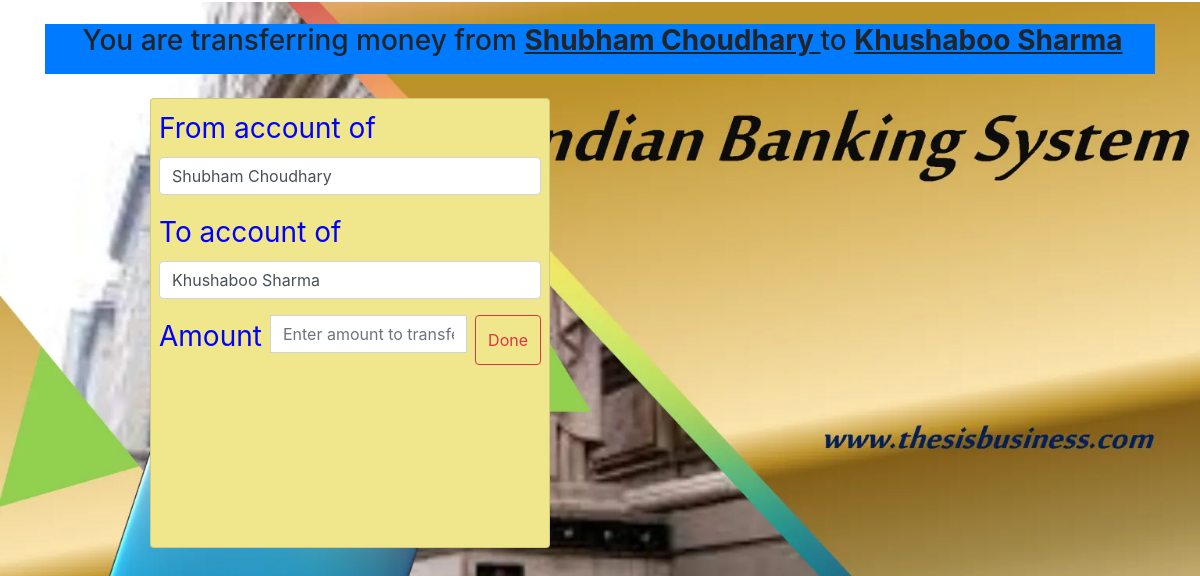
The app's page /1/customer/2 with its own data.
### bankingSystem/models.py (models this page shows, shortened)
class Customer(models.Model):
    name = models.CharField(max_length= 50)
    email = models.EmailField(max_length=150)
    current_balance = models.FloatField()

### bankingSystem/views.py (the view)
# urls.py: path('<int:from_id>/customer/<int:to_id>',views.money_transfer),
def money_transfer(request, from_id, to_id):
    from_customer = Customer.objects.filter(id = from_id)
    to_customer = Customer.objects.filter(id = to_id)
    return render(request, 'transfer.htm' ,{'from_customer':from_customer[0], 'to_customer': to_customer[0]})

### template/transfer.htm (shortened to what this page needs)
{% extends 'home.htm' %}
{% block body%}
<div class="container my-4">
<div id ="top" class="bg-primary "><h3> You are transferring money from <b id="b"><u>{{from_customer.name}} </u></b> to <b><u>{{to_customer.name}}</u></b></h3></div>
<div class="card my-4">
<form class="my-2 mx-2" action="/done" method="POST">
    <div class="mb-3">
        <label for="disabledTextInput" class="form-label">From account of </label>
        <input name ="from_customer" type="text" id="disabledTextInput" class="form-control" placeholder={{from_customer.name}} value="{{from_customer.name}}">
      </div>
      <div class="mb-3">
        <label for="disabledTextInput" class="form-label">To account of </label>
        <input name="to_customer" type="text" id="disabledTextInput" class="form-control" placeholder={{from_customer.name}} value="{{to_customer.name}}">
      </div>
<div class="input-group my-3">
    <label for="balance"> Amount </label>
    <input name ="balance" type="text" class="form-control mx-2" placeholder="Enter amount to transfer" aria-label="Money" aria-describedby="button-addon2">
    <button class="btn btn-outline-danger " type="submit" id="button-addon2">Done</button>
  </div>
</form>
</div>
</div>
{% endblock %}

### template/transfer.htm (style rules this page uses)
.card { position: absolute; left: 150px; height: 450px; width: 400px; background-color :khaki; color:blue; }
#top { height: 50px; text-align: center; text-indent: 5px; }
label { font-size: 28px; }

### records on screen
Customer: name "Shubham Choudhary", from_customer "Shubham Choudhary"
Customer: name "Khushaboo Sharma", to_customer "Khushaboo Sharma"
